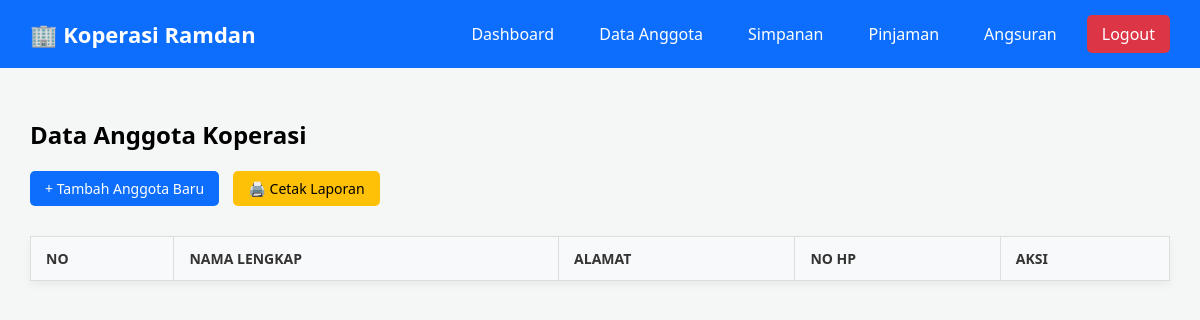
Page /data_anggota.php (signed in) on the earlier database version.
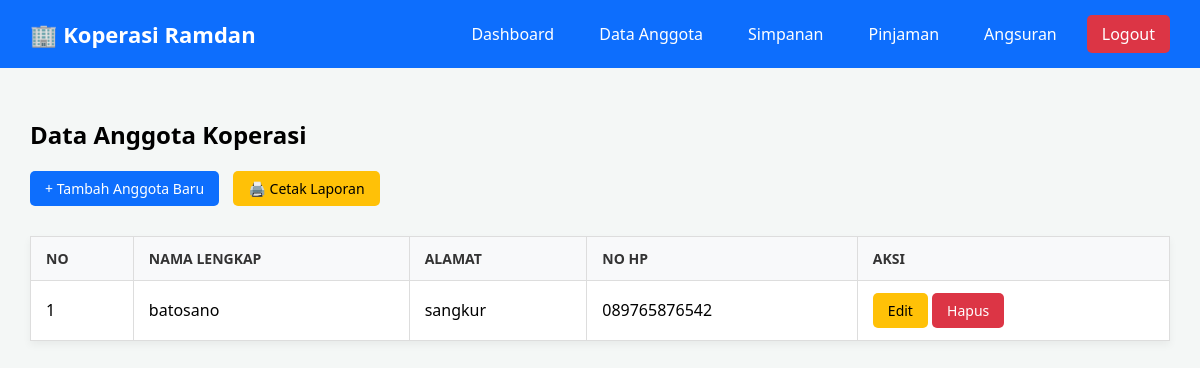
Same page on the later database version.
### tables this page shows
CREATE TABLE `tb_anggota_ramdan` (
  `id_anggota` int(11) NOT NULL,
  `nama` varchar(100) NOT NULL,
  `alamat` text DEFAULT NULL,
  `no_hp` varchar(20) DEFAULT NULL,
  `tanggal_daftar` date NOT NULL
);

### data_anggota.php (the view, shortened to what this page needs)
<?php
include 'koneksi.php';
$query = mysqli_query($koneksi, "SELECT * FROM tb_anggota_ramdan ORDER BY id_anggota DESC");
include 'header.php';
?>
    <h2>Data Anggota Koperasi</h2>
    <a href="tambah_anggota.php" class="btn" style="margin-bottom: 15px;">+ Tambah Anggota Baru</a>
    <a href="cetak_anggota.php" target="_blank" class="btn btn-warning" style="margin-left: 10px;">🖨️ Cetak Laporan</a>
    <table>
        <thead>
            <tr>
                <th>No</th>
                <th>Nama Lengkap</th>
                <th>Alamat</th>
                <th>No HP</th>
                <th>Aksi</th>
            </tr>
        </thead>
        <tbody>
            <?php
            $no = 1;
            while($data = mysqli_fetch_assoc($query)) {
            ?>
            <tr>
                <td><?php echo $no++; ?></td>
                <td><?php echo $data['nama']; ?></td>
                <td><?php echo $data['alamat']; ?></td>
                <td><?php echo $data['no_hp']; ?></td>
                <td>
                    <a href="edit_anggota.php?id=<?php echo $data['id_anggota']; ?>" class="btn btn-warning">Edit</a>
                    <a href="hapus_anggota.php?id=<?php echo $data['id_anggota']; ?>" class="btn btn-danger" onclick="return confirm('Yakin ingin menghapus data ini?')">Hapus</a>
                </td>
            </tr>
            <?php } ?>
        </tbody>
    </table>
</div>
</body>
</html>

Differences in the rows shown:
added tb_anggota_ramdan: nama "batosano", alamat "sangkur", no_hp "089765876542"
